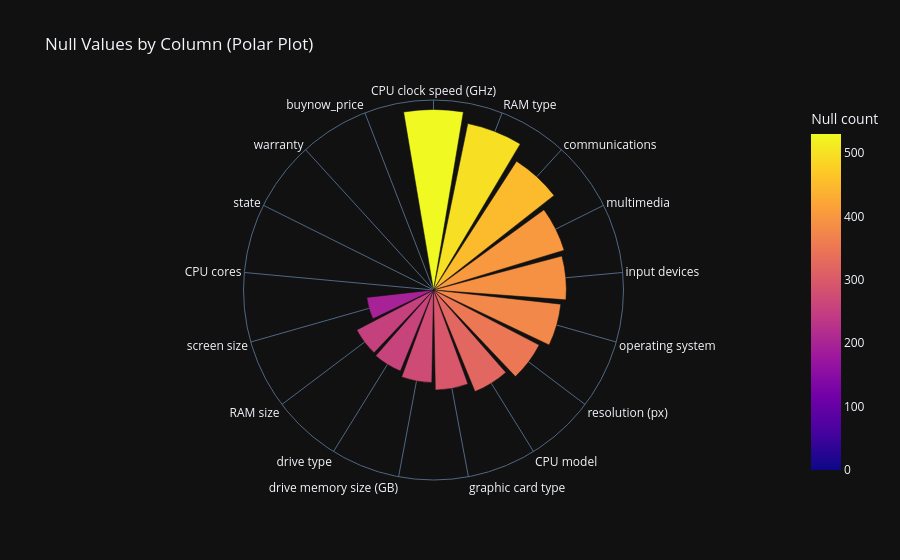

Notebook source saved alongside this figure:
### Code cell
fig = px.bar_polar(null_summary,
                   r="Null count",
                   theta="Column",
                   color="Null count",
                   title="Null Values by Column (Polar Plot)",
                   template="plotly_dark")

fig.update_traces(hovertemplate="Column: %{theta}<br>Null Count: %{r}<br>Percentage: %{customdata:.2f}%")

fig.update_traces(customdata=null_summary["Percentage Null"])

fig.update_layout(
    polar=dict(
        radialaxis=dict(visible=False),
        angularaxis=dict(showticklabels=True)
    ),
    showlegend=False
)

fig.show()

### Figure 1 — Plotly figure (JSON) as saved in the notebook; plotly's stock layout.template omitted (floating-point values rounded to 4 significant figures)
{"data": [{"customdata": [11.25, 10.59, 9.55, 8.51, 8.28, 7.98, 7.43, 6.84, 6.24, 5.77, 5.46, 5.39, 4.18, 0, 0, 0, 0], "hovertemplate": "Column: %{theta}<br>Null Count: %{r}<br>Percentage: %{customdata:.2f}%", "legendgroup": "", "marker": {"color": [530, 499, 450, 401, 390, 376, 350, 322, 294, 272, 257, 254, 197, 0, 0, 0, 0], "coloraxis": "coloraxis", "pattern": {"shape": ""}}, "name": "", "r": [530, 499, 450, 401, 390, 376, 350, 322, 294, 272, 257, 254, 197, 0, 0, 0, 0], "showlegend": false, "subplot": "polar", "theta": ["CPU clock speed (GHz)", "RAM type", "communications", "multimedia", "input devices", "operating system", "resolution (px)", "CPU model", "graphic card type", "drive memory size (GB)", "drive type", "RAM size", "screen size", "CPU cores", "state", "warranty", "buynow_price"], "type": "barpolar"}], "layout": {"barmode": "relative", "coloraxis": {"colorbar": {"title": {"text": "Null count"}}, "colorscale": [[0, "#0d0887"], [0.1111, "#46039f"], [0.2222, "#7201a8"], [0.3333, "#9c179e"], [0.4444, "#bd3786"], [0.5556, "#d8576b"], [0.6667, "#ed7953"], [0.7778, "#fb9f3a"], [0.8889, "#fdca26"], [1, "#f0f921"]]}, "legend": {"tracegroupgap": 0}, "polar": {"angularaxis": {"direction": "clockwise", "rotation": 90, "showticklabels": true}, "domain": {"x": [0, 1], "y": [0, 1]}, "radialaxis": {"visible": false}}, "showlegend": false, "title": {"text": "Null Values by Column (Polar Plot)"}}}
